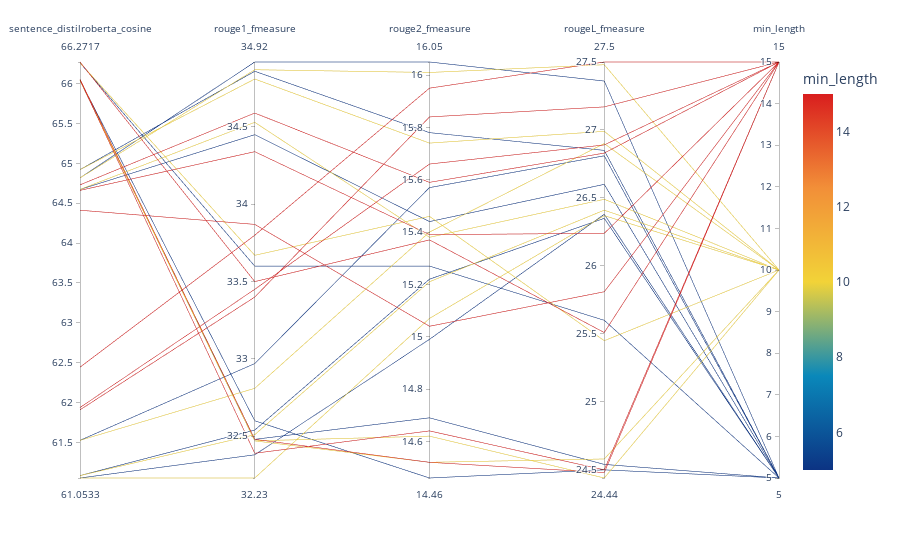
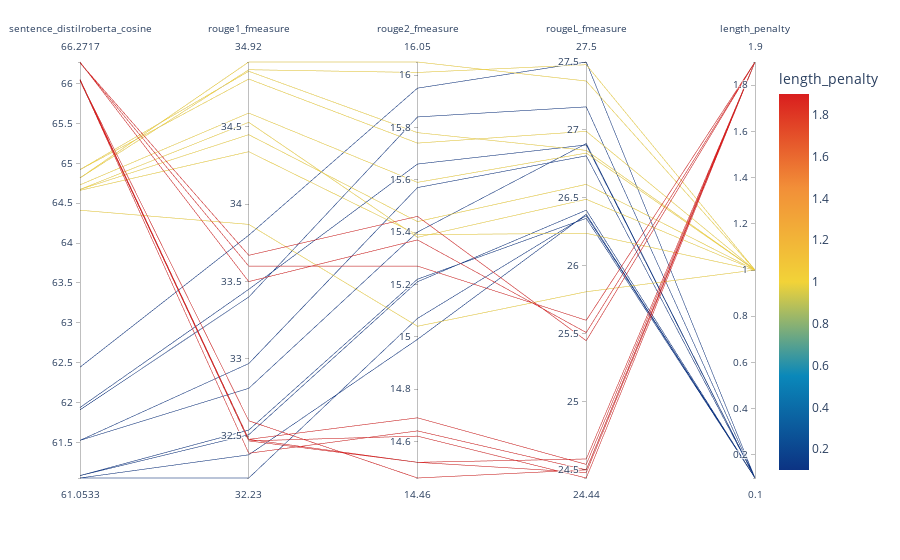
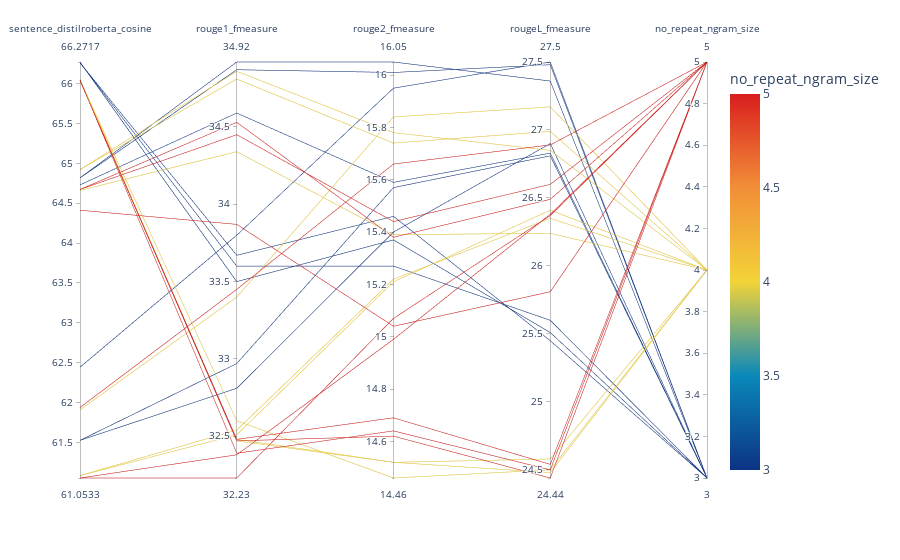

Here is the notebook cell these charts were saved with, in order:
### Code cell
for p in params_to_keep:
    if p != 'num_beams':
        px_paral_coord(gps_best_rouge, p, metrics_to_keep)

### Figure 1 — Plotly figure (JSON) as saved in the notebook; plotly's stock layout.template omitted (floating-point values rounded to 4 significant figures)
{"data": [{"dimensions": [{"label": "sentence_distilroberta_cosine", "values": [66.27, 66.26, 66.26, 66.06, 66.05, 66.05, 66.05, 66.04, 66.04, 64.92, 64.92, 64.82, 64.82, 64.73, 64.67, 64.67, 64.66, 64.41, 62.44, 61.94, 61.91, 61.53, 61.53, 61.08, 61.08, 61.05, 61.05]}, {"label": "rouge1_fmeasure", "values": [33.5, 33.6, 33.67, 32.48, 32.39, 32.47, 32.6, 32.48, 32.47, 34.81, 34.86, 34.87, 34.92, 34.59, 34.45, 34.53, 34.34, 33.87, 33.8, 33.45, 33.4, 32.81, 32.97, 32.51, 32.54, 32.38, 32.23]}, {"label": "rouge2_fmeasure", "values": [15.37, 15.27, 15.46, 14.52, 14.64, 14.52, 14.46, 14.69, 14.62, 15.74, 15.78, 16.01, 16.05, 15.59, 15.44, 15.38, 15.39, 15.04, 15.95, 15.66, 15.84, 15.4, 15.57, 15.21, 15.22, 14.99, 15.07]}, {"label": "rougeL_fmeasure", "values": [25.51, 25.6, 25.45, 24.48, 24.5, 24.58, 24.5, 24.54, 24.44, 26.99, 26.85, 27.48, 27.36, 26.83, 26.6, 26.49, 26.24, 25.81, 27.5, 26.89, 27.17, 26.9, 26.81, 26.41, 26.35, 26.38, 26.37]}, {"label": "min_length", "values": [15, 5, 10, 15, 15, 10, 5, 5, 10, 10, 5, 10, 5, 15, 5, 10, 15, 15, 15, 15, 15, 10, 5, 10, 5, 5, 10]}], "domain": {"x": [0, 1], "y": [0, 1]}, "line": {"color": [15, 5, 10, 15, 15, 10, 5, 5, 10, 10, 5, 10, 5, 15, 5, 10, 15, 15, 15, 15, 15, 10, 5, 10, 5, 5, 10], "coloraxis": "coloraxis"}, "name": "", "type": "parcoords"}], "layout": {"coloraxis": {"colorbar": {"title": {"text": "min_length"}}, "colorscale": [[0, "rgb(12,51,131)"], [0.25, "rgb(10,136,186)"], [0.5, "rgb(242,211,56)"], [0.75, "rgb(242,143,56)"], [1, "rgb(217,30,30)"]]}, "legend": {"tracegroupgap": 0}, "margin": {"t": 60}}}

### Figure 2 — Plotly figure (JSON) as saved in the notebook; plotly's stock layout.template omitted (floating-point values rounded to 4 significant figures)
{"data": [{"dimensions": [{"label": "sentence_distilroberta_cosine", "values": [66.27, 66.26, 66.26, 66.06, 66.05, 66.05, 66.05, 66.04, 66.04, 64.92, 64.92, 64.82, 64.82, 64.73, 64.67, 64.67, 64.66, 64.41, 62.44, 61.94, 61.91, 61.53, 61.53, 61.08, 61.08, 61.05, 61.05]}, {"label": "rouge1_fmeasure", "values": [33.5, 33.6, 33.67, 32.48, 32.39, 32.47, 32.6, 32.48, 32.47, 34.81, 34.86, 34.87, 34.92, 34.59, 34.45, 34.53, 34.34, 33.87, 33.8, 33.45, 33.4, 32.81, 32.97, 32.51, 32.54, 32.38, 32.23]}, {"label": "rouge2_fmeasure", "values": [15.37, 15.27, 15.46, 14.52, 14.64, 14.52, 14.46, 14.69, 14.62, 15.74, 15.78, 16.01, 16.05, 15.59, 15.44, 15.38, 15.39, 15.04, 15.95, 15.66, 15.84, 15.4, 15.57, 15.21, 15.22, 14.99, 15.07]}, {"label": "rougeL_fmeasure", "values": [25.51, 25.6, 25.45, 24.48, 24.5, 24.58, 24.5, 24.54, 24.44, 26.99, 26.85, 27.48, 27.36, 26.83, 26.6, 26.49, 26.24, 25.81, 27.5, 26.89, 27.17, 26.9, 26.81, 26.41, 26.35, 26.38, 26.37]}, {"label": "length_penalty", "values": [1.9, 1.9, 1.9, 1.9, 1.9, 1.9, 1.9, 1.9, 1.9, 1, 1, 1, 1, 1, 1, 1, 1, 1, 0.1, 0.1, 0.1, 0.1, 0.1, 0.1, 0.1, 0.1, 0.1]}], "domain": {"x": [0, 1], "y": [0, 1]}, "line": {"color": [1.9, 1.9, 1.9, 1.9, 1.9, 1.9, 1.9, 1.9, 1.9, 1, 1, 1, 1, 1, 1, 1, 1, 1, 0.1, 0.1, 0.1, 0.1, 0.1, 0.1, 0.1, 0.1, 0.1], "coloraxis": "coloraxis"}, "name": "", "type": "parcoords"}], "layout": {"coloraxis": {"colorbar": {"title": {"text": "length_penalty"}}, "colorscale": [[0, "rgb(12,51,131)"], [0.25, "rgb(10,136,186)"], [0.5, "rgb(242,211,56)"], [0.75, "rgb(242,143,56)"], [1, "rgb(217,30,30)"]]}, "legend": {"tracegroupgap": 0}, "margin": {"t": 60}}}

### Figure 3 — Plotly figure (JSON) as saved in the notebook; plotly's stock layout.template omitted (floating-point values rounded to 4 significant figures)
{"data": [{"dimensions": [{"label": "sentence_distilroberta_cosine", "values": [66.27, 66.26, 66.26, 66.06, 66.05, 66.05, 66.05, 66.04, 66.04, 64.92, 64.92, 64.82, 64.82, 64.73, 64.67, 64.67, 64.66, 64.41, 62.44, 61.94, 61.91, 61.53, 61.53, 61.08, 61.08, 61.05, 61.05]}, {"label": "rouge1_fmeasure", "values": [33.5, 33.6, 33.67, 32.48, 32.39, 32.47, 32.6, 32.48, 32.47, 34.81, 34.86, 34.87, 34.92, 34.59, 34.45, 34.53, 34.34, 33.87, 33.8, 33.45, 33.4, 32.81, 32.97, 32.51, 32.54, 32.38, 32.23]}, {"label": "rouge2_fmeasure", "values": [15.37, 15.27, 15.46, 14.52, 14.64, 14.52, 14.46, 14.69, 14.62, 15.74, 15.78, 16.01, 16.05, 15.59, 15.44, 15.38, 15.39, 15.04, 15.95, 15.66, 15.84, 15.4, 15.57, 15.21, 15.22, 14.99, 15.07]}, {"label": "rougeL_fmeasure", "values": [25.51, 25.6, 25.45, 24.48, 24.5, 24.58, 24.5, 24.54, 24.44, 26.99, 26.85, 27.48, 27.36, 26.83, 26.6, 26.49, 26.24, 25.81, 27.5, 26.89, 27.17, 26.9, 26.81, 26.41, 26.35, 26.38, 26.37]}, {"label": "no_repeat_ngram_size", "values": [3, 3, 3, 4, 5, 4, 4, 5, 5, 4, 4, 3, 3, 3, 5, 5, 4, 5, 3, 5, 4, 3, 3, 4, 4, 5, 5]}], "domain": {"x": [0, 1], "y": [0, 1]}, "line": {"color": [3, 3, 3, 4, 5, 4, 4, 5, 5, 4, 4, 3, 3, 3, 5, 5, 4, 5, 3, 5, 4, 3, 3, 4, 4, 5, 5], "coloraxis": "coloraxis"}, "name": "", "type": "parcoords"}], "layout": {"coloraxis": {"colorbar": {"title": {"text": "no_repeat_ngram_size"}}, "colorscale": [[0, "rgb(12,51,131)"], [0.25, "rgb(10,136,186)"], [0.5, "rgb(242,211,56)"], [0.75, "rgb(242,143,56)"], [1, "rgb(217,30,30)"]]}, "legend": {"tracegroupgap": 0}, "margin": {"t": 60}}}
